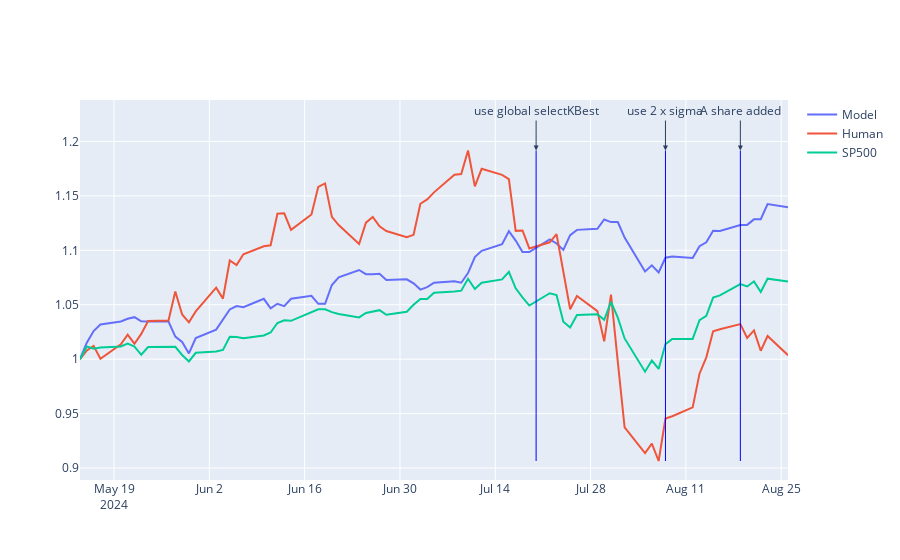

The notebook cell saved with this chart:
### Code cell
# use plotly to plot the curve of the three assets
import plotly.graph_objects as go

fig = go.Figure()
date_list = log_return.index.tolist()
date_list.insert(0, pd.Timestamp('2024-05-14'))

fig.add_trace(go.Scatter(x=date_list, y=cur_asset_model_hist, mode='lines', name='Model'))
fig.add_trace(go.Scatter(x=date_list, y=cur_asset_human_hist, mode='lines', name='Human'))
fig.add_trace(go.Scatter(x=date_list, y=cur_asset_sp500_hist, mode='lines', name='SP500'))

add_vertical_line(fig, '2024-07-20', 'use global selectKBest', cur_asset_model_hist, cur_asset_human_hist, cur_asset_sp500_hist)
add_vertical_line(fig, '2024-08-08', 'use 2 x sigma', cur_asset_model_hist, cur_asset_human_hist, cur_asset_sp500_hist)
add_vertical_line(fig, '2024-08-19', 'A share added', cur_asset_model_hist, cur_asset_human_hist, cur_asset_sp500_hist)
fig.show()
